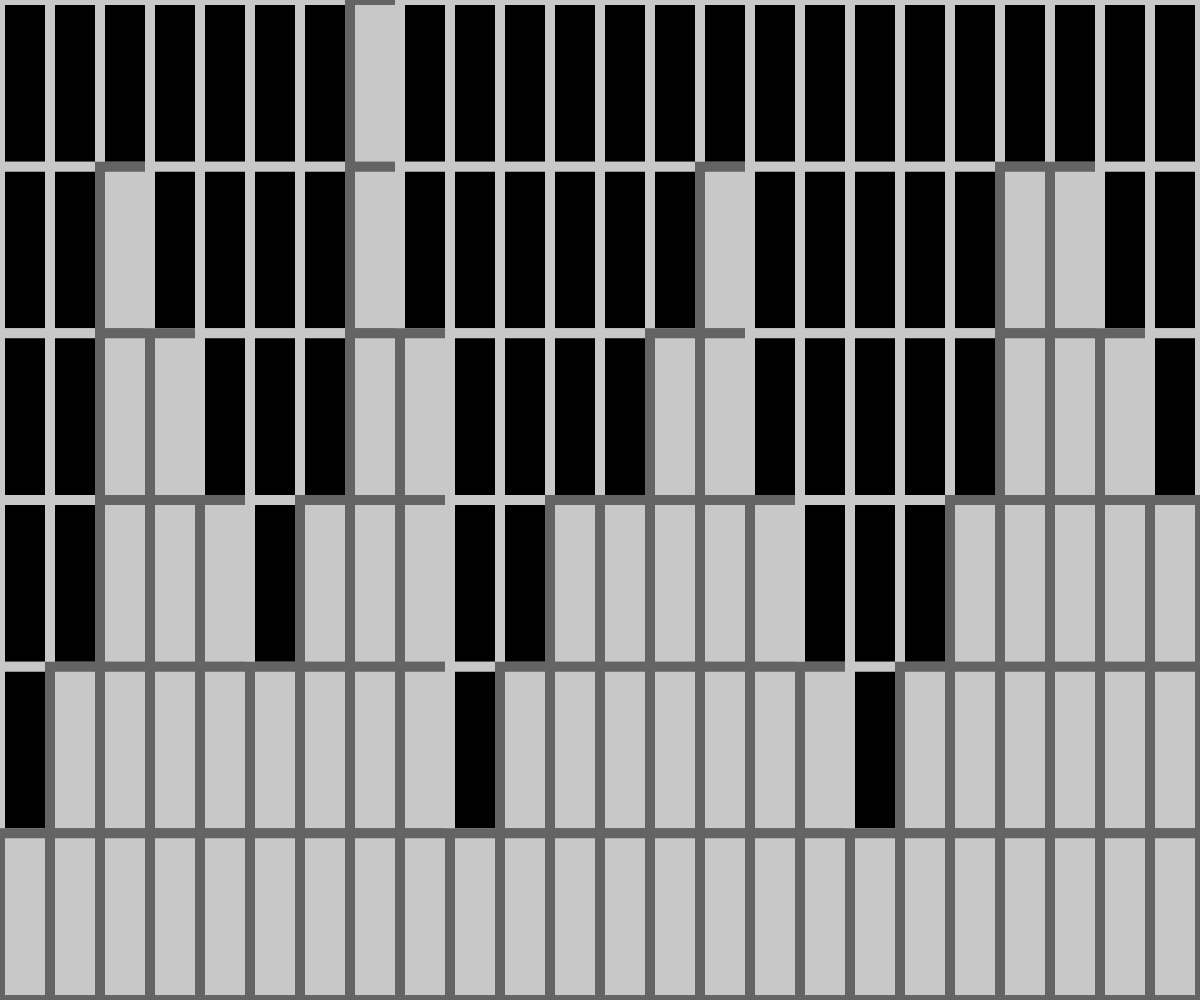
Frame 1 (no input)
Frame 60 (no input): identical to frame 1, image omitted
Frame 120 (the mouse pressed at the canvas centre since frame 60): identical to frame 1, image omitted

The p5.js sketch that drew this single still picture (run headless with seeded random() and noise() and a simulated clock; from frame 60 on, the mouse is pressed at the canvas centre):

// p5.js sketch
// ── sketch.js
let squareSize;
let squaresx, squaresy;
let h, w;
// let pickPeaks = [0, 1, 2, 5, 1, 0];
// let pickPeaks = [1, 2, 3, 6, 4, 1, 2, 3, 2, 1];
// let pickPeaks = [3, 2, 3, 6, 4, 1, 2, 3, 2, 1, 2, 3];
// let pickPeaks = [1, 2, 2, 2, 1];
// let pickPeaks = [];
let pickPeaks = [1,2,5,4,3,2,3,6,4,1,2,3,3,4,5,3,2,1,2,3,5,5,4,3];
let x, y;
let grid = [];

function setup() {
  createCanvas(windowWidth, windowHeight);
  squaresx = max(pickPeaks);
  squaresy = pickPeaks.length;
  h = height / squaresx;
  w = width / squaresy;

  let  b = 0
  for (let i = 0; i < squaresy; i++) {
    grid[i] = [];
    for (let j = squaresx; j > 0; j--) {
      console.log(j,squaresy-pickPeaks[i])
      if (j-1 < squaresx-pickPeaks[i]) {
        grid[i][j-1] = false;
      } else {
        grid[i][j-1] = true;
      }
    }
    b++
  }
  console.log(grid)
  // frameRate(1)
}

function draw() {
  background(220);
  for (let i = 0; i < grid.length; i++) {
    for (let j = 0; j < grid[i].length; j++) {
      fill(0);
      stroke(200);
      strokeWeight(10);
      if (grid[i][j]) {
        stroke(100);
        fill(200);
      }
      rect(w * i, h * j, w, h);
    }
  }
}

// function mouseDragged() {
function mousePressed() {
  x = mouseX;
  y = mouseY;
  for (let i = 0; i < squaresy; i++) {
    for (let j = 0; j < squaresx; j++) {
      if (
        y > squareSize * j &&
        y < squareSize * j + squareSize &&
        x > squareSize * i &&
        x < squareSize * i + squareSize
      ) {
        grid[i][j] = !grid[i][j];
      }
    }
  }
}
